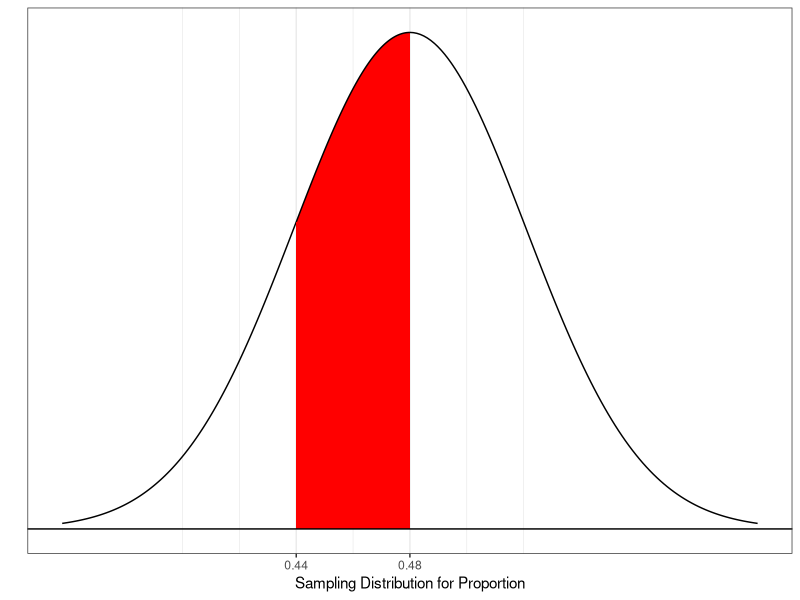
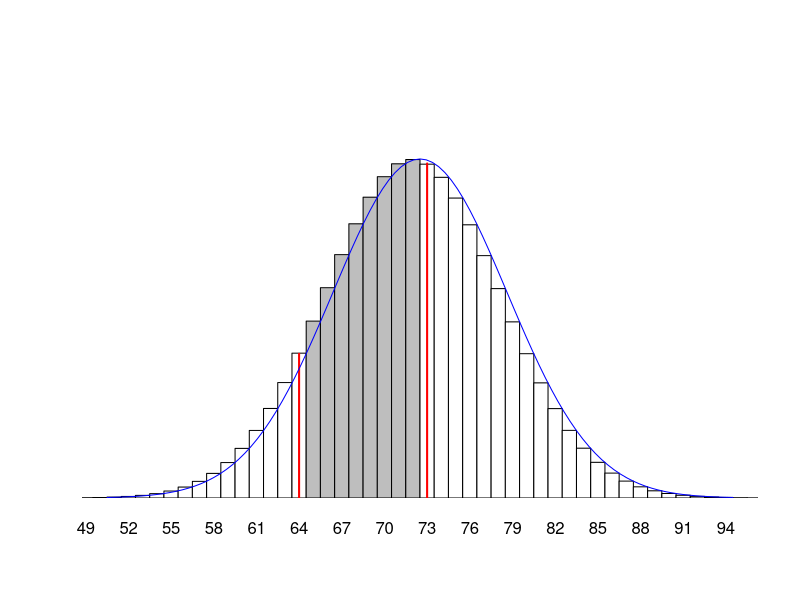
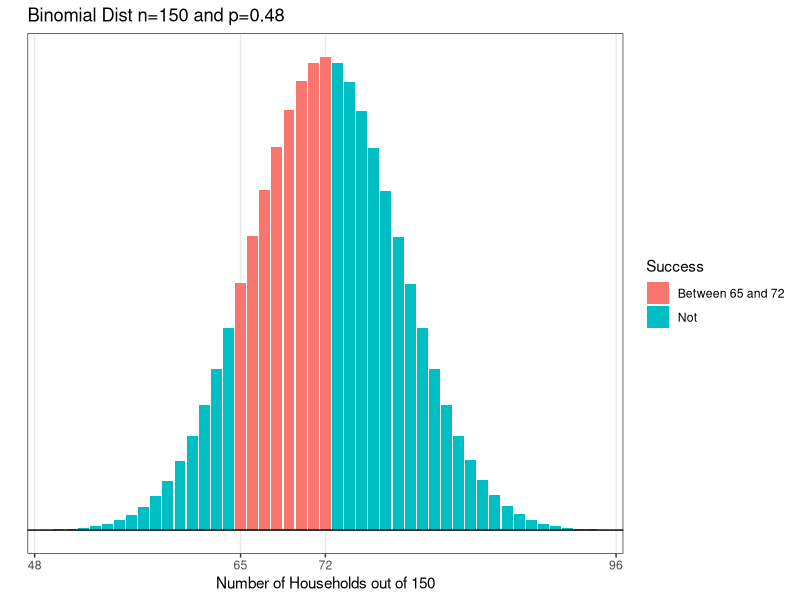
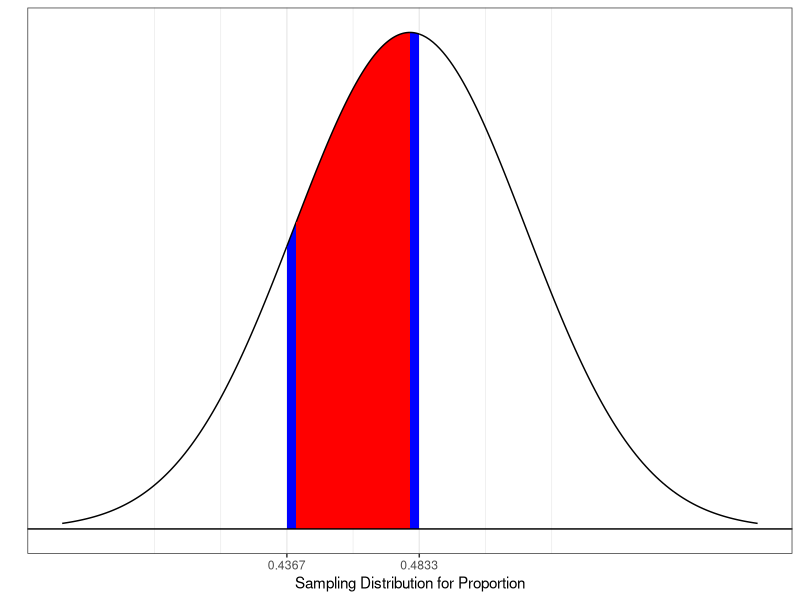

Write R code to recreate these figures, in order.
## ---- chunk 1
sqrt((0.48*0.52)/150)

#zscore for 0.44
(0.44-0.48) / sqrt((0.48*0.52)/150)

#zscore for 0.48
(0.48-0.48) / sqrt((0.48*0.52)/150)
## ---- chunk 2
pnorm(0.48, 0.48, 0.04079) - pnorm(0.44, 0.48, 0.04079)
## ---- chunk 3
library(ggplot2)
mux <- 0.48
sdx <- (0.48*(1-0.48)/150)**(1/2)
xmax <- mux + 3*sdx
xmin <- mux - 3*sdx

ggplot(NULL, aes(c(xmin, xmax))) +
  geom_area(stat = "function", fun = dnorm, args = list(mean = mux, sd = sdx), 
            color = "black", fill = NA, 
            xlim = c(xmin, 0.44)) +
  geom_area(stat = "function", fun = dnorm, args = list(mean = mux, sd = sdx), 
            color = "black", fill = "red", 
            xlim = c(0.44, 0.48)) +
  geom_area(stat = "function", fun = dnorm, args = list(mean = mux, sd = sdx), 
            color = "black", fill = NA, 
            xlim = c(0.48, xmax)) +
  labs(x = "p-hat", y = "") +
  scale_y_continuous(breaks = NULL) +
  scale_x_continuous("Sampling Distribution for Proportion", breaks=c(0.44,0.48)) + 
  geom_hline(yintercept=0) + 
  theme_bw()
## ---- chunk 4
x <- 1:150
y <- dbinom(x, size=150, prob=.48)
breaks <- c(1, 65, 73, 150)
cols <- c("white", "grey", "white")[findInterval(x, vec=breaks)]

barplot(y, names.arg=c(1:150), space=0, xlim=c(50,94), ylim=c(0,0.08), col = cols, yaxt='n', xpd=FALSE)
lines((c(64,73)-.5), dnorm(c(64,73), 72, sqrt(150*.48*.52)), xlim=c(50,94), type="h", lwd=2, col="red")
curve(dnorm(c(x), mean=72, sd=sqrt(150*.48*.52)), from=50, to=94, xlim = c(50,94), add=T, col="blue")
## ---- chunk 5
pbinom(72, 150, 0.48) - pbinom(65, 150, 0.48)
## ---- chunk 6
library(dplyr)
#library(ggplot2)

data.frame(success = 48:96, 
           pmf = dbinom(x = 48:96, size = 150, prob = 0.48),
           cdf = pbinom(q = 48:96, size = 150, prob = 0.48, 
                        lower.tail = TRUE)) %>%
  mutate(Success = ifelse(success >= 65 & success <= 72, "Between 65 and 72", "Not")) %>%
ggplot(aes(x = factor(success), y = pmf, fill = Success)) +
  geom_col() +
  labs(title = "Binomial Dist n=150 and p=0.48", x = "Number of Households out of 150", y = "") +
  scale_y_continuous(breaks = NULL) +
  scale_x_discrete(breaks=c(48, 65, 72, 96)) + 
  geom_hline(yintercept=0) + 
  theme_bw()
## ---- chunk 7
pnorm(0.4833, 0.48, 0.04079) - pnorm(0.4367, 0.48, 0.04079)
## ---- chunk 8
library(ggplot2)
mux <- 0.48
sdx <- (0.48*(1-0.48)/150)**(1/2)
xmax <- mux + 3*sdx
xmin <- mux - 3*sdx

ggplot(NULL, aes(c(xmin, xmax))) +
  geom_area(stat = "function", fun = dnorm, args = list(mean = mux, sd = sdx), 
            color = "black", fill = NA, 
            xlim = c(xmin, 0.4367)) +
  geom_area(stat = "function", fun = dnorm, args = list(mean = mux, sd = sdx), 
            color = "black", fill = "blue", 
            xlim = c(0.4367, 0.44)) +
  geom_area(stat = "function", fun = dnorm, args = list(mean = mux, sd = sdx), 
            color = "black", fill = "red", 
            xlim = c(0.44, 0.48)) +
  geom_area(stat = "function", fun = dnorm, args = list(mean = mux, sd = sdx), 
            color = "black", fill = "blue", 
            xlim = c(0.48, 0.4833)) +
  geom_area(stat = "function", fun = dnorm, args = list(mean = mux, sd = sdx), 
            color = "black", fill = NA, 
            xlim = c(0.4833, xmax)) +
  labs(x = "p-hat", y = "") +
  scale_y_continuous(breaks = NULL) +
  scale_x_continuous("Sampling Distribution for Proportion", breaks=c(0.4367, 0.4833)) + 
  geom_hline(yintercept=0) + 
  theme_bw()
